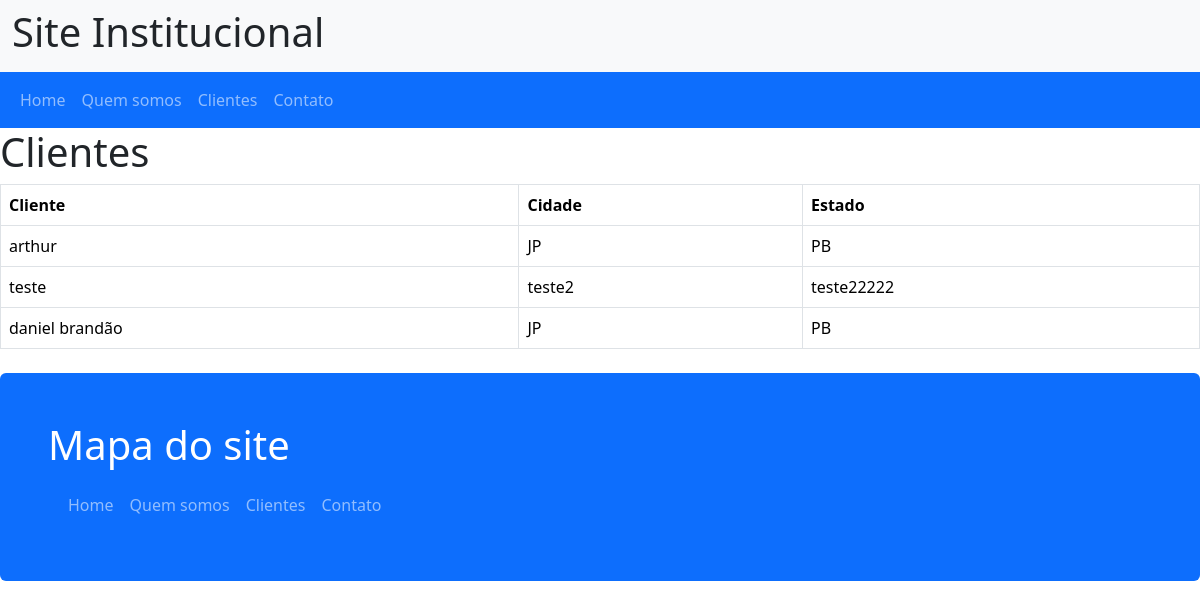
Screenshot of /?pg=clientes with the database file from the repository.
### tables this page shows
CREATE TABLE `clientes` (
  `id` int(11) NOT NULL,
  `cliente` varchar(150) NOT NULL,
  `cidade` varchar(100) DEFAULT NULL,
  `estado` varchar(50) DEFAULT NULL
);

### clientes.php (the view, shortened to what this page needs)
<?php
    require_once "admin/config.inc.php";
    $sql = "SELECT * FROM clientes";
    $resultado = mysqli_query($conexao, $sql);
    if(mysqli_num_rows($resultado) > 0){
    echo "<h1>Clientes</h1>";
?>
<table class="table table-bordered">
    <thead>
        <tr>
            <th>Cliente</th>
            <th>Cidade</th>
            <th>Estado</th>
    <tbody>
    <?php
        while($dados = mysqli_fetch_array($resultado)){
    ?>
        <tr>
            <td><?=$dados['cliente']?></td>
            <td><?=$dados['cidade']?></td>
            <td><?=$dados['estado']?></td>
        </tr>
    <?php
        }
    ?>
    </tbody>
</table>
<?php
    }else{
        echo "<h2>Nenhum cliente cadastrado no momento.</h2>";
    }

### rows the page displays
clientes: cliente "arthur", cidade "JP", estado "PB"
clientes: cliente "teste", cidade "teste2", estado "teste22222"
clientes: cliente "daniel brandão", cidade "JP", estado "PB"

### other values shown
$nome_site "Site Institucional"
